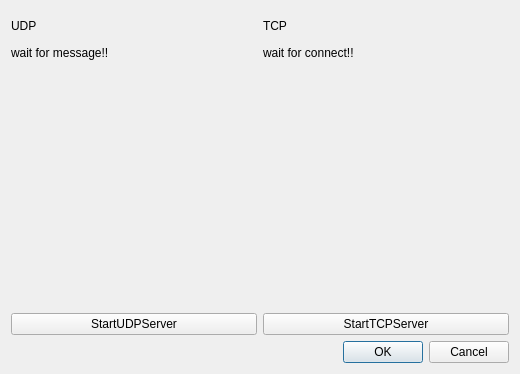
<?xml version="1.0" encoding="UTF-8"?>
<ui version="4.0">
 <class>UDPServer</class>
 <widget class="QDialog" name="UDPServer">
  <property name="geometry">
   <rect>
    <x>0</x>
    <y>0</y>
    <width>520</width>
    <height>374</height>
   </rect>
  </property>
  <property name="windowTitle">
   <string>Dialog</string>
  </property>
  <layout class="QGridLayout" name="gridLayout">
   <item row="0" column="0">
    <layout class="QVBoxLayout" name="verticalLayout_3">
     <item>
      <layout class="QHBoxLayout" name="horizontalLayout">
       <item>
        <layout class="QVBoxLayout" name="verticalLayout" stretch="1,9,0">
         <item>
          <widget class="QLabel" name="label_UDPHead">
           <property name="text">
            <string>UDP</string>
           </property>
          </widget>
         </item>
         <item>
          <widget class="QLabel" name="label">
           <property name="text">
            <string>wait for message!!</string>
           </property>
           <property name="alignment">
            <set>Qt::AlignLeading|Qt::AlignLeft|Qt::AlignTop</set>
           </property>
          </widget>
         </item>
         <item>
          <widget class="QPushButton" name="UDPServerBtn">
           <property name="text">
            <string>StartUDPServer</string>
           </property>
          </widget>
         </item>
        </layout>
       </item>
       <item>
        <layout class="QVBoxLayout" name="verticalLayout_2" stretch="1,9,0">
         <item>
          <widget class="QLabel" name="label_TCPHead">
           <property name="text">
            <string>TCP</string>
           </property>
          </widget>
         </item>
         <item>
          <widget class="QLabel" name="label_TCP">
           <property name="text">
            <string>wait for connect!!</string>
           </property>
           <property name="alignment">
            <set>Qt::AlignLeading|Qt::AlignLeft|Qt::AlignTop</set>
           </property>
          </widget>
         </item>
         <item>
          <widget class="QPushButton" name="TCPServerBtn">
           <property name="text">
            <string>StartTCPServer</string>
           </property>
          </widget>
         </item>
        </layout>
       </item>
      </layout>
     </item>
     <item>
      <widget class="QDialogButtonBox" name="buttonBox">
       <property name="orientation">
        <enum>Qt::Horizontal</enum>
       </property>
       <property name="standardButtons">
        <set>QDialogButtonBox::Cancel|QDialogButtonBox::Ok</set>
       </property>
      </widget>
     </item>
    </layout>
   </item>
  </layout>
 </widget>
 <resources/>
 <connections>
  <connection>
   <sender>buttonBox</sender>
   <signal>accepted()</signal>
   <receiver>UDPServer</receiver>
   <slot>accept()</slot>
   <hints>
    <hint type="sourcelabel">
     <x>248</x>
     <y>254</y>
    </hint>
    <hint type="destinationlabel">
     <x>157</x>
     <y>274</y>
    </hint>
   </hints>
  </connection>
  <connection>
   <sender>buttonBox</sender>
   <signal>rejected()</signal>
   <receiver>UDPServer</receiver>
   <slot>reject()</slot>
   <hints>
    <hint type="sourcelabel">
     <x>316</x>
     <y>260</y>
    </hint>
    <hint type="destinationlabel">
     <x>286</x>
     <y>274</y>
    </hint>
   </hints>
  </connection>
 </connections>
</ui>
